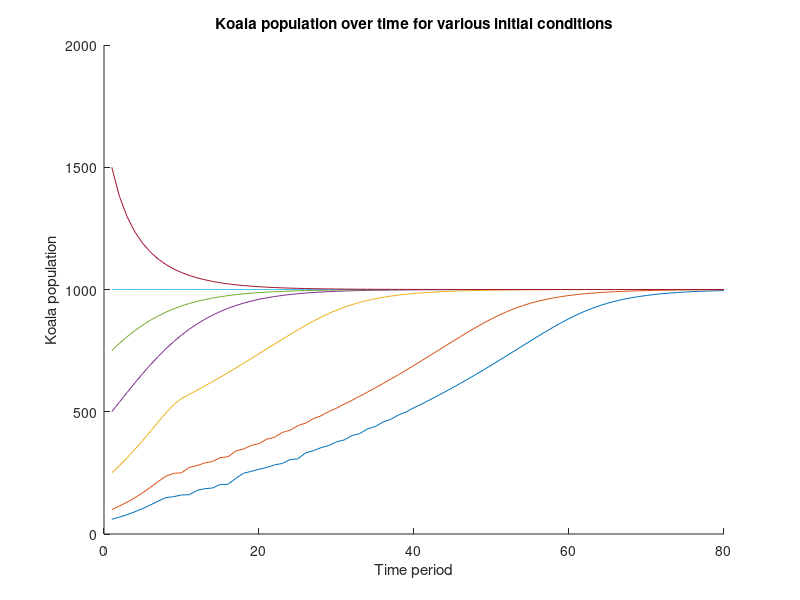

The MATLAB source for this figure: (Note: this script raises an error after producing the figure.)
% Number of time periods
T = 80;

% This is where mu goes
mu = 0.16;
% mu for the beetles
mu_b = 5;

% This is where the carrying capacity K goes
K = 1000;
% K for the beetles
K_b = 1000000;

beta_b = 1000;
beta_k = 1/1000;

% Vector of initial conditions
inits = [60, 100, 250, 500, 750, 1000, 1500];

% Initial condition for the beetles
M_0 = 25;

hold on
for N_0 = inits

    % Initialize vector for T time periods.
    N = zeros([T 1]);
    M = zeros([T 1]);
    
    % Set initial population
    N(1) = N_0;
    M(1) = M_0;
    
    % Iterate over time periods, calculating the new population
    % at time i
    for i = 2:T
        % Beetles, gross
        M(i) = mu_b*M(i-1)*(1 - ((M(i-1) + beta_b*N(i-1))/K_b));
       
        % Koala
        N(i) = N(i-1) + mu*N(i-1)*(1 - ((N(i-1) + beta_k*M(i-1))/K));
    end

    plot(N)
end

xlabel('Time period')
ylabel('Koala population')
title('Koala population over time for various initial conditions')
legend(string(inits), 'Location', 'best')
saveas(gcf, './PS4_F6', 'png');
disp('simulation complete!')
hold off